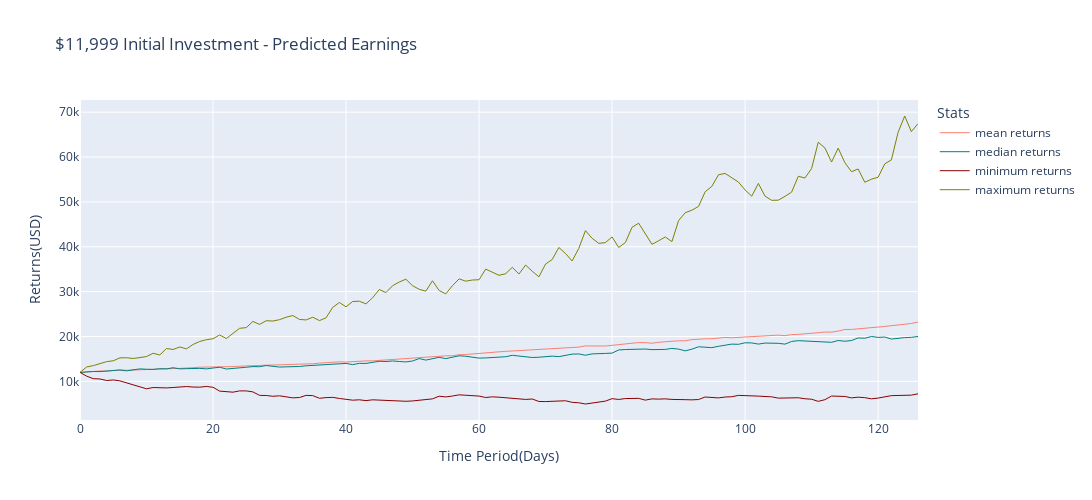

Notebook code cell kept with this figure:
### Code cell
#Plot simulated investment portfolio returns with initial investment number (values are in USD)
fig3 = go.Figure()
fig3 = fig3.add_trace(go.Scatter(x=cumulative_pnl.index, y=cumulative_pnl['mean'],
                    mode='lines',
                    name='mean returns',
                    line=dict(color="salmon", width=1),))
fig3 = fig3.add_trace(go.Scatter(x=cumulative_pnl.index, y=cumulative_pnl['median'],
                    mode='lines',
                    name='median returns',
                    line=dict(color="teal", width=1),))
fig3 = fig3.add_trace(go.Scatter(x=cumulative_pnl.index, y=cumulative_pnl['min'],
                    mode='lines',
                    name='minimum returns',
                    line=dict(color="darkred", width=1),))
fig3 = fig3.add_trace(go.Scatter(x=cumulative_pnl.index, y=cumulative_pnl['max'],
                    mode='lines',
                    name='maximum returns',
                    line=dict(color="olive", width=1),))
fig3 = fig3.update_layout(
    height=500,
    width=1200,
    xaxis_title="Time Period(Days)",
    yaxis_title="Returns(USD)",
    legend_title="Stats",
    title="$11,999 Initial Investment - Predicted Earnings")
fig3 = fig3.show()

print("You've chosen to invest $11,900 in a diverse cryptocurrency portfolio!")
print("This simulation can help you visualize what your portfolio may look like in the days following your initial investment.")
print("Let's take a look at some other coins that are popularly traded right now.")
